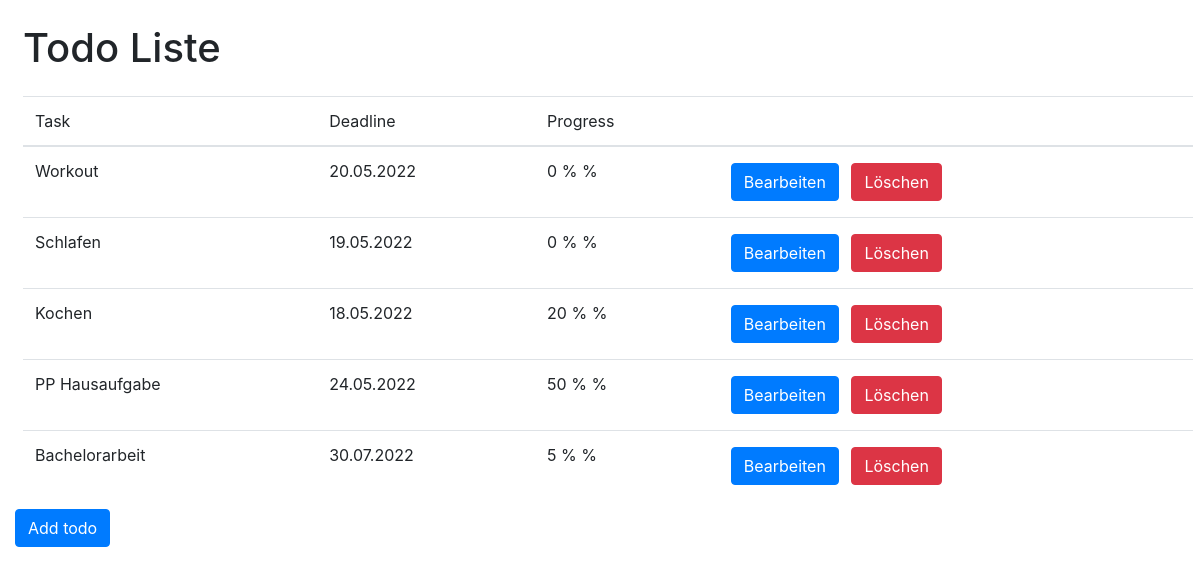
Page /todos/ on the earlier database version.
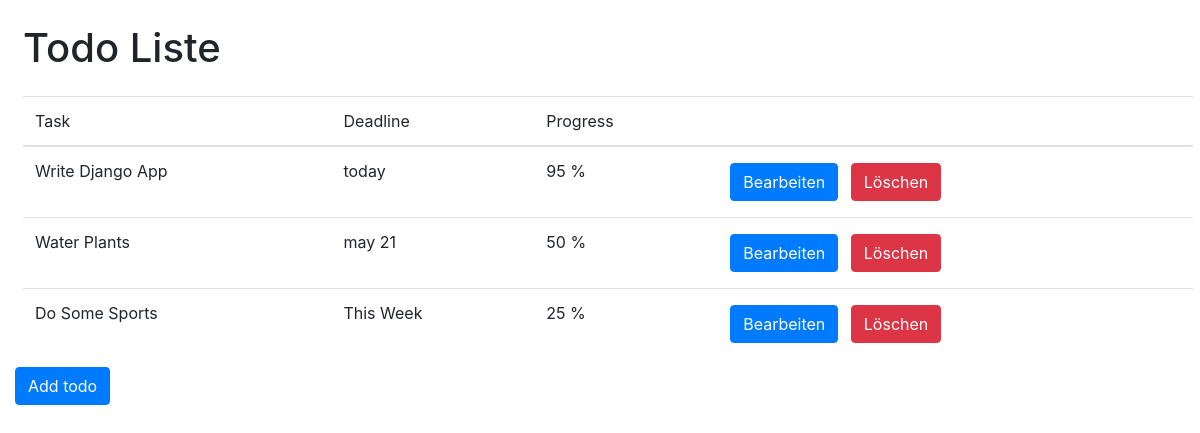
Same page on the later database version.
### todos/models.py (models this page shows)
class ListEntry(models.Model):
    task = models.CharField(max_length=160)
    deadline = models.CharField(max_length=10)
    progress = models.IntegerField(default=0)

### todos/views.py (the view)
# urls.py: path('', views.todos_table,name='todo_table'), #/todos/ siehe urls.py in todolist
def todos_table(request):
    context = {'todos_table':ListEntry.objects.all()}
    return render(request, "todo_table.html",context)

### todos/templates/todo_table.html (shortened to what this page needs)
<!DOCTYPE html>
<html lang="en">
    <head>
        <link
            rel="stylesheet"
            href="https://cdn.jsdelivr.net/npm/bootstrap@4.1.3/dist/css/bootstrap.min.css"
        />
        <link
            rel="stylesheet"
            href="https://cdnjs.cloudflare.com/ajax/libs/font-awesome/6.1.1/css/all.min.css"
        />
    </head>
    <body>
        <div class="container mw-100">
            <h1 class="mx-2 my-4">Todo Liste</h1>
            <table class="table table-responsive-md m-2 w-100">
                <tr>
                    <td>Task</td>
                    <td>Deadline</td>
                    <td>Progress</td>
                    <td></td>
                </tr>
                <tbody>
                    {% for listEntry in todos_table %}
                    <tr>
                        <td>{{listEntry.task}}</td>
                        <td>{{listEntry.deadline}}</td>
                        <td>{{listEntry.progress}} %</td>
                        <td>
                            <a
                                href="{% url 'edit_listEntry' listEntry.id %}"
                                class="btn btn-primary m-1"
                                role="button"
                                >Bearbeiten</a
                            >
                            <a
                                href="{% url 'delete_listEntry' listEntry.id %}"
                                class="btn btn-danger m-1"
                                role="button"
                                >Löschen</a
                            >
                        </td>
                    </tr>
                    {% endfor %}
                </tbody>
            </table>
            <a
                href="{% url 'add_listEntry' %}"
                class="btn btn-primary"
                role="button"
                >Add todo</a
            >
        </div>
    </body>
</html>

Differences in the rows shown:
removed ListEntry: task "Workout", deadline "20.05.2022", progress "0 %"
removed ListEntry: task "Schlafen", deadline "19.05.2022", progress "0 %"
removed ListEntry: task "Kochen", deadline "18.05.2022", progress "20 %"
removed ListEntry: task "PP Hausaufgabe", deadline "24.05.2022", progress "50 %"
removed ListEntry: task "Bachelorarbeit", deadline "30.07.2022", progress "5 %"
added ListEntry: task "Write Django App", deadline "today", progress "95"
added ListEntry: task "Water Plants", deadline "may 21", progress "50"
added ListEntry: task "Do Some Sports", deadline "This Week", progress "25"
